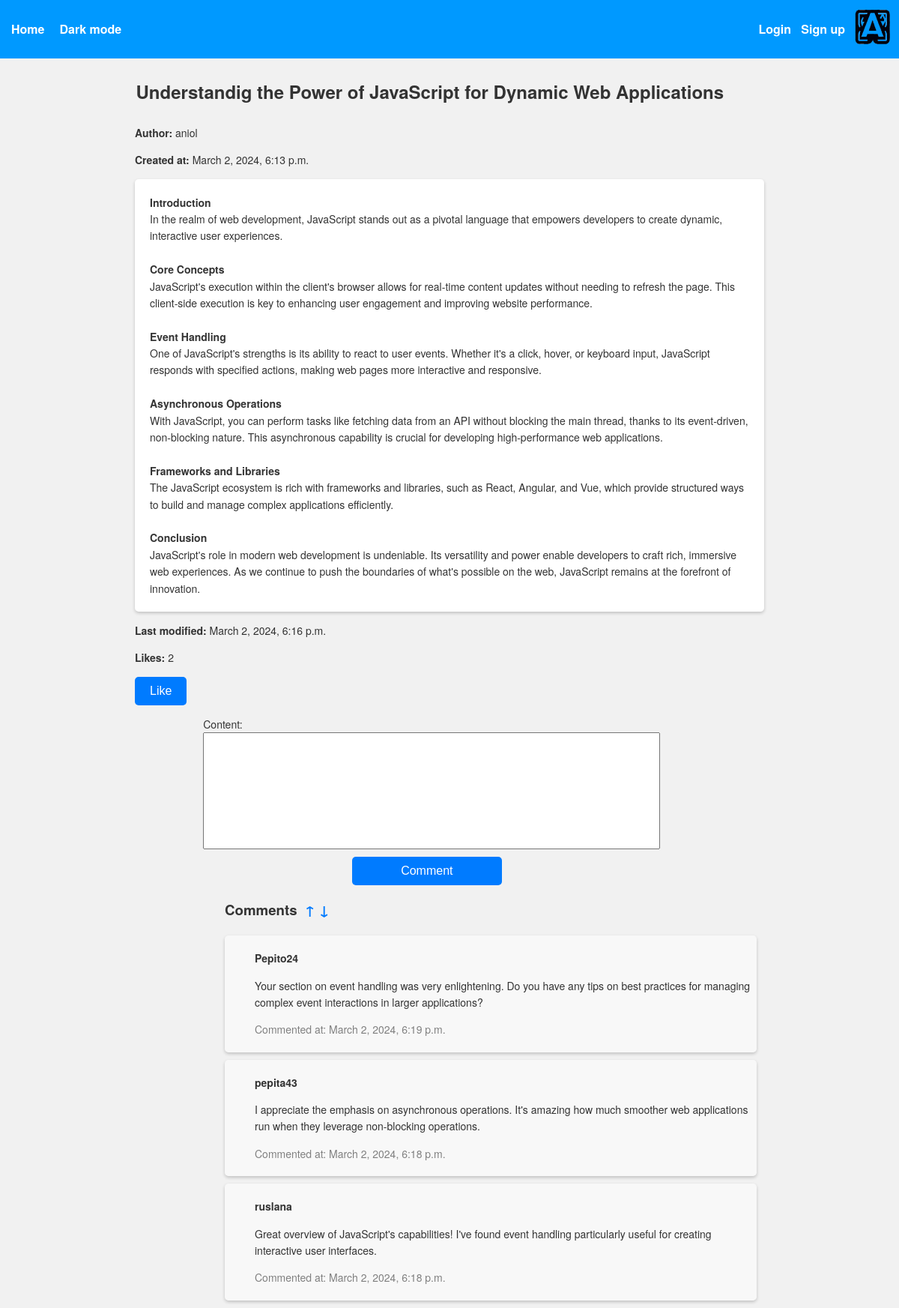
Screenshot of /post/7/ with the database file from the repository.
### posts/models.py (models this page shows, shortened)
class Post(models.Model):
    title = models.CharField(max_length=70, blank=False, null=False)
    content = models.TextField(max_length=2000, blank=False, null=False)
    created_at = models.DateTimeField(auto_now_add=True)
    updated_at = models.DateTimeField(auto_now=True)
    author = models.ForeignKey(User, on_delete=models.CASCADE)
    def content_html(self):
        return mark_safe(self.content)

class Comment(models.Model):
    content = models.TextField(max_length=500, blank=False, null=False)
    created_at = models.DateTimeField(auto_now_add=True)
    author = models.ForeignKey(User, on_delete=models.CASCADE)
    post = models.ForeignKey(Post, on_delete=models.CASCADE)

### posts/views.py (the view)
# urls.py: path('post/<int:pk>/', views.post_detail, name='post_detail'),
def post_detail(request, pk):
    post = get_object_or_404(Post, pk=pk)
    order = request.GET.get('order', 'desc')
    comments = post.comment_set.all().order_by(
        f'{"-" if order == "desc" else ""}created_at')
    if request.method == "POST":
        if not request.user.is_authenticated:
            return redirect('login')
        form = CommentForm(request.POST)
        if form.is_valid():
            comment = form.save(commit=False)
            comment.author = request.user
            comment.post = post
            comment.save()
            return redirect('post_detail', pk=post.pk)
    else:
        form = CommentForm()
    dark_mode = 'dark_mode' if 'dark_mode' in request.session else 'light_mode'
    return render(request, 'posts/post_detail.html',
                  {'post': post,
                   'form': form,
                   'comments': comments,
                   'theme': dark_mode})

### posts/forms.py
class CommentForm(forms.ModelForm):
    class Meta:
        model = Comment
        fields = ['content']

### templates/posts/post_detail.html (shortened to what this page needs)
<!doctype html>
<html lang="en">
  <head>
  </head>
  <body>
    {% extends "base.html" %} {% block content %}
    <h2 class="detail-post" id="detail-post-title">{{ post.title }}</h2>
    <p class="detail-post"><strong>Author:</strong> {{ post.author }}</p>
    <p class="detail-post">
      <strong>Created at:</strong> {{ post.created_at }}
    </p>
    <p class="detail-post" id="detail-post-content">
      {{ post.content_html|safe }}
    </p>
    <p class="detail-post">
      <strong>Last modified:</strong> {{ post.updated_at }}
    </p>
    <p class="detail-post"><strong>Likes:</strong> {{ post.like_set.count }}</p>
    <form method="post" action="{% url 'like_post' post.id %}">
      <button class="detail-post btn" type="submit">Like</button>
    </form>
    <div class="center-form">
      <form method="post">
        {% csrf_token %} {{ form.as_p }}
        <button class="comment-btn" type="submit">Comment</button>
      </form>
    </div>
    <h3>
      Comments
      <a href="?order=asc" class="sort-arrows" style="margin: 5px 5px">↑</a
      ><a href="?order=desc" class="sort-arrows">↓</a>
    </h3>
    {% for comment in comments %}
    <div class="comment">
      <p><strong>{{ comment.author }}</strong></p>
      <p>{{ comment.content }}</p>
      {% if theme == 'dark_mode' %}
      <p style="color: white">Commented at: {{ comment.created_at }}</p>
      {% else %}
      <p style="color: gray">Commented at: {{ comment.created_at }}</p>
      {% endif %}
    </div>
    {% endfor %}  {% endblock %}

### templates/base.html (shortened to what this page needs)
<!doctype html>
<html>
  <head>
  </head>
  {% load static %}
  <body
    class="{% if 'dark_mode' in request.session %}dark-mode{% else %}light-mode{% endif %}"
  >
    <nav>
      <ul>
        <li>
          <a href="{% url 'posts_list' %}" style="font-weight: bold">Home</a>
        </li>
        <li>
          <a>
            <img
              class="logo"
              src="{% static 'posts/assets/logo.svg' %}"
              alt="Logo"
            />
          </a>
        </li>
        {% if 'dark_mode' in request.session %}
        <li>
          <a href="{% url 'dark_mode' %}" class="top-link">Light mode</a>
        </li>
        {% else %}
        <li>
          <a href="{% url 'dark_mode' %}" class="top-link">Dark mode</a>
        </li>
        {% endif %} {% if not user.is_authenticated %}
        <li>
          <a href="{% url 'login' %}" class="top-link" style="right: 12%"
            >Login</a
          >
        </li>
        <li>
          <a href="{% url 'signup' %}" class="top-link" style="right: 6%"
            >Sign up</a
          >
        </li>
        {% else %}
        <li>
          <a href="{% url 'logout' %}" class="top-link" style="right: 8%"
            >Logout</a
          >
        </li>
        {% endif %}
      </ul>
    </nav>
    {% block content %} {% endblock %}
  </body>
</html>

### templates/base.html (style rules this page uses)
:root { --primary-color: #007bff; --secondary-color: #6c757d; --success-color: #28a745; --info-color: #17a2b8; --warning-color: #ffc107; --danger-color: #dc3545; --light-color: #f1f1f1; --dark-color: #333; --link-color: #007bff; --btn-hover-color: #ffd700; --link-hover-color: var(--btn-hover-color); --link-hover-text-decoration: none; --btn-primary-bg: #007bff; --btn-secondary-bg: #6c757d; --btn-info-bg: #17a2b8; --btn-success-bg: #28a745; --btn-warning-bg: #ffc107; --btn-danger-bg: #dc3545; --btn-link-color: #007bff; --btn-link-hover-color: #0056b3; --btn-padding-y: 0.75rem; --btn-padding-x: 1.5rem; --btn-font-size: 1rem; --btn-border-radius: 0.25rem; --input-padding-y: 0.75rem; --input-padding-x: 1.5rem; --input-font-size: 1rem; --input-border-radius: 0.25rem; --input-border-color: #ced4da; --input-border-color-focus: #80bdff; --input-box-shadow-focus: 0 0 0 0.2rem rgba(0, 123, 255, 0.25); --input-color: #495057; --input-bg: #fff; --input-bg-disabled: #e9ecef; --input-color-disabled: #6c757d; --input-bg-readonly: #e9ecef; --input-color-readonly: #495057; }
body { font-family: "Helvetica Neue", Helvetica, Arial, sans-serif; margin: 0; padding: 0; background-color: var(--light-color); color: var(--dark-color); line-height: 1.6; }
body.light-mode h1, body.light-mode h2, body.light-mode h3, body.light-mode h4, body.light-mode h5, body.light-mode h6, body.light-mode p { color: var(--dark-color); }
h1, h2, h3, h4, h5, h6 { color: var(--dark-color); margin-left: 25%; margin-right: 15%; }
h2 { padding: 5px; }
p { font-size: 14px; margin-left: 5%; }
.detail-post { max-width: 1000px; margin-left: 15%; margin-right: 15%; }
#detail-post-title { margin-left: 14.7%; }
#detail-post-content { border-radius: 5px; box-shadow: 0 2px 4px rgba(0, 0, 0, 0.2); padding: 20px; background-color: #ffffff; }
.comment { border-radius: 5px; box-shadow: 0 2px 4px rgba(0, 0, 0, 0.2); padding: 5px; max-width: 700px; margin-left: 25%; margin-right: 15%; background-color: rgba(255, 255, 255, 0.5); margin-bottom: 10px; }
.comment-btn { position: relative; left: 25%; bottom: 10px; width: 200px; transition: color 0.3s ease; margin-left: 30%; }
.center-form { display: flex; justify-content: center; align-items: center; flex-direction: column; height: 30vh; margin-left: -25%; }
.center-form form { resize: none; min-width: 100px; min-height: 100px; max-width: 400px; max-height: 300px; }
textarea { resize: none; width: 160%; }
nav { background-color: #09f; color: #ffffff; padding: 10px 15px; font-size: 16px; }
nav ul { list-style-type: none; padding: 0; }
nav ul li { display: inline; margin-right: 10px; }
nav ul li a { color: #ffffff; text-decoration: var(--link-hover-text-decoration); transition: color 0.3s ease; }
a { color: var(--link-color); text-decoration: none; }
a.sort-arrows { transition: color 0.3s ease; }
button, .btn { background-color: var(--btn-primary-bg); color: white; border: none; padding: 10px 20px; border-radius: 5px; cursor: pointer; font-size: 16px; }
.logo { width: 50px; position: absolute; top: 10px; right: 10px; }
.btn { transition: color 0.3s ease; }
.top-link { font-weight: bold; position: absolute; }

### rows the page displays
Post: title "Understandig the Power of JavaScript for Dynamic Web Applications", author "aniol", created_at "March 2, 2024, 6:13 p.m.", content_html "Introduction In the realm of web development, JavaScript stands out as a pivotal language that empowers developers to create dynamic, interactive user experiences. Core Concepts JavaScript's execution within the client's browser allows for real-time content updates without needing to refresh the page. This client-side execution is key to enhancing user engagement and improving website performance. Event Handling One of JavaScript's strengths is its ability to react to user events. Whether it's a click, hover, or keyboard input, JavaScript responds with specified actions, making web pages more interactive and responsive. Asynchronous Operations With JavaScript, you can perform tasks like…", updated_at "March 2, 2024, 6:16 p.m.", like_set.count "2"
Comment: author "Pepito24", content "Your section on event handling was very enlightening. Do you have any tips on best practices for managing complex event interactions in larger applications?", created_at "March 2, 2024, 6:19 p.m."
Comment: author "pepita43", content "I appreciate the emphasis on asynchronous operations. It's amazing how much smoother web applications run when they leverage non-blocking operations.", created_at "March 2, 2024, 6:18 p.m."
Comment: author "ruslana", content "Great overview of JavaScript's capabilities! I've found event handling particularly useful for creating interactive user interfaces.", created_at "March 2, 2024, 6:18 p.m."
